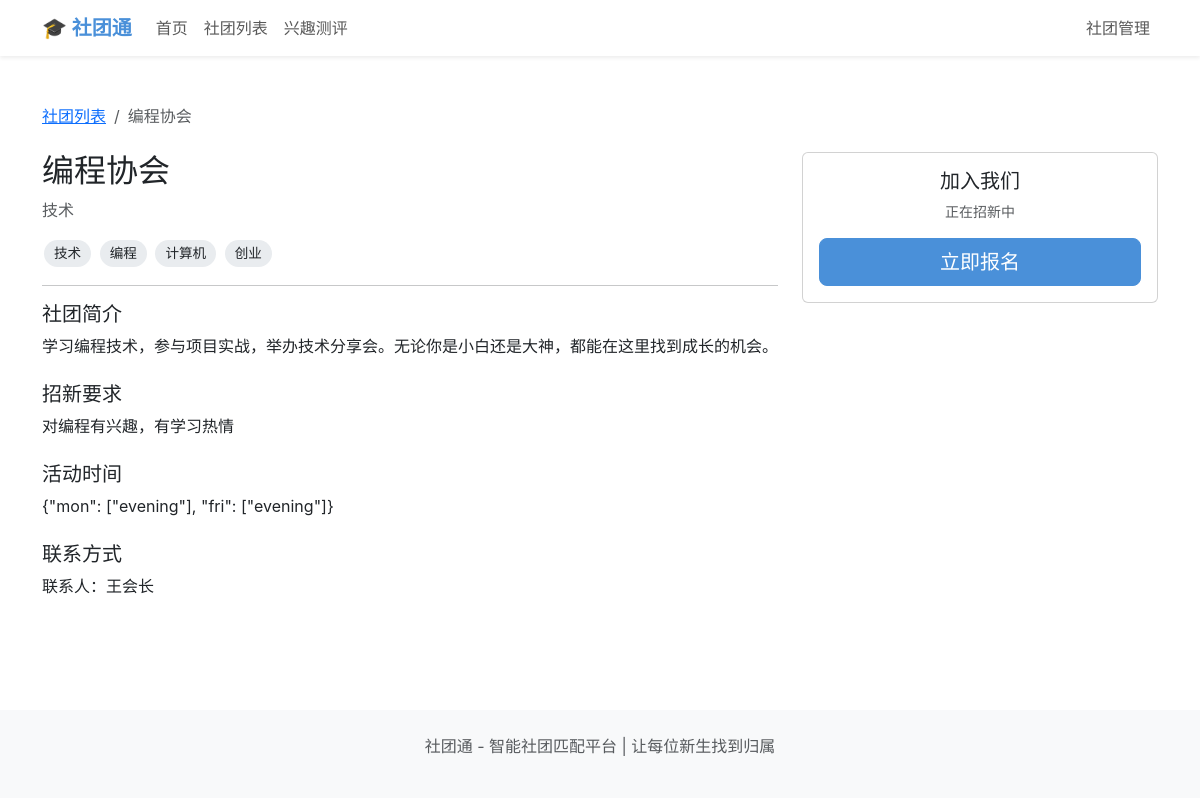
Page /club/3 on the committed database.
### models.py (models this page shows, shortened)
class Club(db.Model):
    id = db.Column(db.Integer, primary_key=True)
    name = db.Column(db.String(100), nullable=False)  # 社团名称
    category = db.Column(db.String(50))  # 类别：文艺、体育、学术、公益、技术等
    description = db.Column(db.Text)  # 社团简介
    requirements = db.Column(db.Text)  # 招新要求
    tags = db.Column(db.Text)  # 社团标签 "文艺,音乐,表演"
    activity_time = db.Column(db.Text)  # {"mon": ["evening"], "wed": ["afternoon"], ...}
    contact = db.Column(db.String(100))
    wechat_group = db.Column(db.String(100))
    is_recruiting = db.Column(db.Boolean, default=True)
    admin_password = db.Column(db.String(100), default="123456")
    created_at = db.Column(db.DateTime, default=datetime.now)

### app.py (the view)
@app.route('/club/<int:club_id>')
def club_detail(club_id):
    club = Club.query.get_or_404(club_id)
    student_id = session.get('student_id')
    applied = False
    if student_id:
        applied = Application.query.filter_by(student_id=student_id, club_id=club_id).first() is not None
    return render_template('club_detail.html', club=club, applied=applied)

### templates/club_detail.html (shortened to what this page needs)
{% extends "base.html" %}
{% block content %}
<div class="container py-5">
    <nav aria-label="breadcrumb" class="mb-4">
        <ol class="breadcrumb">
            <li class="breadcrumb-item"><a href="{{ url_for('club_list') }}">社团列表</a></li>
            <li class="breadcrumb-item active">{{ club.name }}</li>
        </ol>
    </nav>
    <div class="row">
        <div class="col-lg-8">
            <h2>{{ club.name }}</h2>
            <p class="text-muted">{{ club.category }}</p>
            <div class="mb-3">
                {% for tag in club.tags.split(',') %}
                <span class="tag">{{ tag }}</span>
                {% endfor %}
            </div>
            <hr>
            <h5>社团简介</h5>
            <p>{{ club.description }}</p>
            <h5 class="mt-4">招新要求</h5>
            <p>{{ club.requirements or '暂无特殊要求' }}</p>
            <h5 class="mt-4">活动时间</h5>
            <p>{{ club.activity_time or '时间灵活' }}</p>
            <h5 class="mt-4">联系方式</h5>
            <p>联系人：{{ club.contact or '暂无' }}</p>
        </div>
        <div class="col-lg-4">
            <div class="card">
                <div class="card-body text-center">
                    <h5>加入我们</h5>
                    {% if club.is_recruiting %}
                        {% if applied %}
                        <p class="text-success">✅ 您已报名该社团</p>
                        <a href="{{ url_for('my_applications') }}" class="btn btn-outline-primary">查看我的报名</a>
                        {% else %}
                        <p class="text-muted small">正在招新中</p>
                        <a href="{{ url_for('apply', club_id=club.id) }}" class="btn btn-primary btn-lg w-100">立即报名</a>
                        {% endif %}
                    {% else %}
                    <p class="text-muted">暂未开放招新</p>
                    {% endif %}
                </div>
            </div>
        </div>
    </div>
</div>
{% endblock %}

### templates/base.html (style rules this page uses)
:root { --primary-color: #4a90d9; --secondary-color: #f8f9fa; }
body { font-family: -apple-system, BlinkMacSystemFont, "Segoe UI", Roboto, "Helvetica Neue", Arial, sans-serif; }
.btn-primary { background-color: var(--primary-color); border-color: var(--primary-color); }
.tag { display: inline-block; background: #e9ecef; padding: 3px 10px; border-radius: 15px; font-size: 0.85rem; margin: 2px; }

### rows in the picture
Club: name "编程协会", category "技术", description "学习编程技术，参与项目实战，举办技术分享会。无论你是小白还是大神，都能在这里找到成长的机会。", requirements "对编程有兴趣，有学习热情", activity_time "{\"mon\": [\"evening\"], \"fri\": [\"evening\"]}", contact "王会长"

### other values in the picture
{{ tag }} "技术" "编程" "计算机" "创业"
